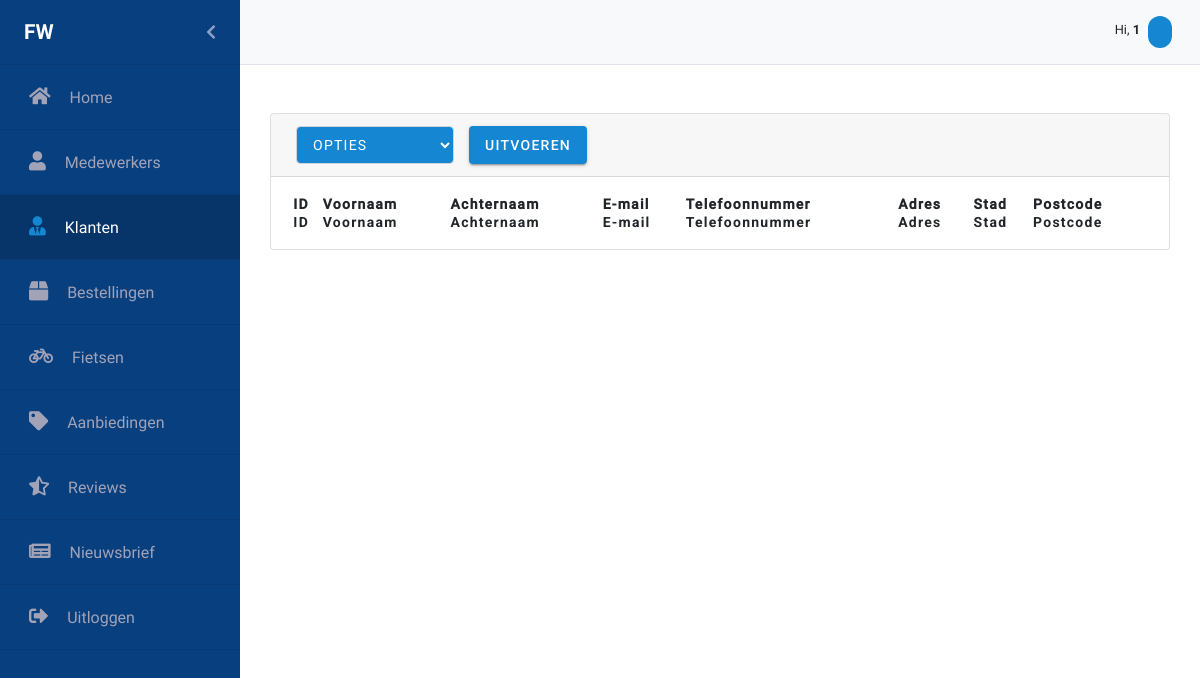
The page /Klanten.php on the database as committed earlier.
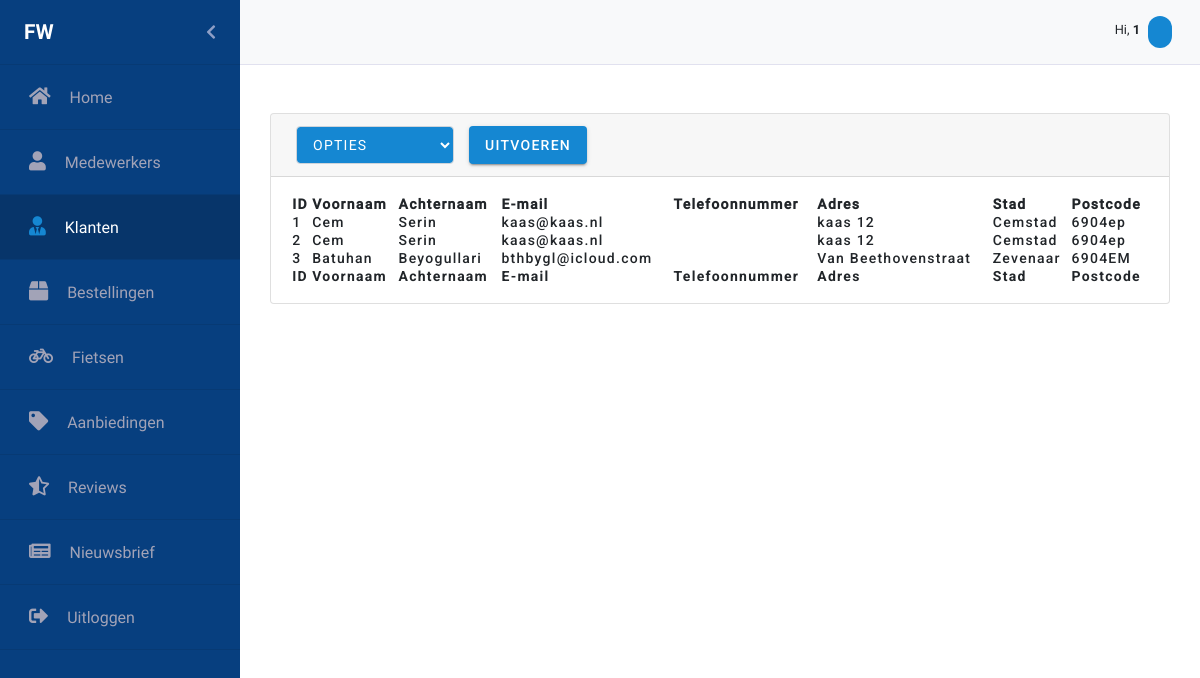
The same page on the database as committed later.
### tables this page shows
CREATE TABLE `customers` (
  `id` int(11) NOT NULL,
  `username` varchar(50) NOT NULL,
  `first_name` varchar(30) NOT NULL,
  `last_name` varchar(30) NOT NULL,
  `adress` varchar(60) NOT NULL,
  `house_number` varchar(4) NOT NULL,
  `city` varchar(45) NOT NULL,
  `zip_code` varchar(6) NOT NULL,
  `email` varchar(60) NOT NULL,
  `email_verified` tinyint(1) NOT NULL,
  `phone` varchar(11) NOT NULL,
  `password` varchar(255) NOT NULL,
  `register_date` datetime NOT NULL DEFAULT CURRENT_TIMESTAMP,
  `remember_me` varchar(80) NOT NULL,
  `last_login` datetime NOT NULL
);

### Klanten.php (the view, shortened to what this page needs)
<?php
require_once("Controllers/dbconnect.php");
$records = $con->query("SELECT * FROM customers");
?>
<html lang="en">
<head>
    <link rel="stylesheet" href="https://stackpath.bootstrapcdn.com/bootstrap/4.3.1/css/bootstrap.min.css"
>
    <link rel="stylesheet" href="https://use.fontawesome.com/releases/v5.8.2/css/all.css"
          type='text/css' media='all'>
    <link href="css/Material/material-components-web.min.css" rel="stylesheet">
    <link rel="stylesheet" href="scss/backend.css">
    <link rel="stylesheet" type="text/css" href="css/Datatable/select.dataTables.min.css">
    <link rel="stylesheet" type="text/css" href="css/Datatable/datatables.min.css"/>
    <link rel="stylesheet" type="text/css" href="css/Animate/animate.css">
</head>
<body>
<div id="wrapper" class="toggled">
    <div id="sidebar-wrapper" class="sidebarAnimation">
        <ul class="sidebarUl">
            <div class="sidebarProfilePicture pl-4 pr-4" id="sidebarProfilePicture">
                <span class="logo sidebarUsername">FW</span>
                <a href="#menu-toggle" id="menu-toggle" class="aSidebarChevron float-right">
                    <i class="fas fa-chevron-left" id="chevron"></i>
                </a>
            </div>
            <li class="sidebarLi">
                <a class="accordion-toggle collapsed toggle-switch" href="index.php">
                    <div class="sidebarData">
                        <span class="sidebar-icon"><i class="fas fa-home iconwidth"></i></span>
                        <span class="pr-15"></span>
                        <span class="sidebar-title">Home</span>
                    </div>
                </a>
            </li>
            <li class="sidebarLi">
                <a class="accordion-toggle collapsed toggle-switch" href="medewerkers.php">
                    <div class="sidebarData">
                        <span class="sidebar-icon"><i class="fas fa-user iconwidth"></i></span>
                        <span class="pr-15"></span>
                        <span class="sidebar-title">Medewerkers</span>
                    </div>
                </a>
            </li>
            <li class="sidebarLi active">
                <a class="accordion-toggle collapsed toggle-switch" href="#">
                    <div class="sidebarData">
                        <span class="sidebar-icon"><i class="fas fa-user-tie iconwidth"></i></span>
                        <span class="pr-15"></span>
                        <span class="sidebar-title">Klanten</span>
                    </div>
                </a>
            </li>
            <li class="sidebarLi" id="bestellingen" data-toggle="collapse" href="#submenu-2">
                <a class="accordion-toggle collapsed toggle-switch" data-toggle="collapse" href="#submenu-2">
                    <div class="sidebarData">
                        <span class="sidebar-icon"><i class="fa fa-box iconwidth"></i></span>
                        <span class="pr-15"></span>
                        <span class="sidebar-title">Bestellingen</span>
                    </div>
                </a>
            </li>
            <li class="sidebarLi">
                <a class="accordion-toggle collapsed toggle-switch" href="fietsen.php">
                    <div class="sidebarData">
                        <span class="sidebar-icon"><i class="fa fa-bicycle iconwidth"></i></span>
                        <span class="pr-15"></span>
                        <span class="sidebar-title">Fietsen</span>
                    </div>
                </a>
            </li>
            <li class="sidebarLi">
                <a class="accordion-toggle collapsed toggle-switch" href="aanbiedingen.php">
                    <div class="sidebarData">
                        <span class="sidebar-icon"><i class="fas fa-tag iconwidth"></i></span>
                        <span class="pr-15"></span>
                        <span class="sidebar-title">Aanbiedingen</span>
                    </div>
                </a>
            </li>
            <li class="sidebarLi">
                <a class="accordion-toggle collapsed toggle-switch" href="reviews.php">
                    <div class="sidebarData">
                        <span class="sidebar-icon"><i class="fas fa-star-half-alt iconwidth"></i></span>
                        <span class="pr-15"></span>
                        <span class="sidebar-title">Reviews</span>
                    </div>
                </a>
            </li>
            <li class="sidebarLi">
                <a class="accordion-toggle collapsed toggle-switch" href="nieuwsbrief.php">
                    <div class="sidebarData">
                        <span class="sidebar-icon"><i class="fas fa-newspaper iconwidth"></i></span>
                        <span class="pr-15"></span>
                        <span class="sidebar-title">Nieuwsbrief</span>
                    </div>
                </a>
            </li>
            <li class="sidebarLi">
                <a class="accordion-toggle collapsed toggle-switch" href="#">
                    <div class="sidebarData">
                        <span class="sidebar-icon"><i class="fas fa-sign-out-alt iconwidth"></i></span>
                        <span class="pr-15"></span>
                        <span class="sidebar-title">Uitloggen</span>
                    </div>
                </a>
            </li>
        </ul>
    </div>
    <nav class="navbar navbar-light bg-light mr-auto nav" id="nav">
        <div class="mdc-chip-set pl-2 pr-2">
            <div class="hiUser pr-1 pt-2">
                <span class="hiNav">Hi,  <span class="bRoboto" id="usernameNav"><?php echo print_r($_SESSION["first_name"]);?></span></span>
            </div>
            <div class="mdc-chip" tabindex="0">
            </div>
        </div>
    </nav>
    <div class="row gebruikers">
        <div class="card text-black mb-5 mt-5">
            <div class="card-header" id="card-header">
                <div class="selectDatatable mdc-button__label">
                    <select class="form-control">
                        <option value="" disabled selected id="opties">Opties</option>
                    </select>
                </div>
                <button class="foo-button mdc-button mdc-button--raised mdc-ripple-upgraded uitvoeren" id="uitvoeren">
                    <span class="mdc-button__label">Uitvoeren</span>
                </button>
            </div>
            <div id="datatable-card" class="card-body-table">
                <table id="klanten" class="table-card" style="width:100%">
                    <thead>
                    <tr>
                        <th></th>
                        <th>ID</th>
                        <th>Voornaam</th>
                        <th>Achternaam</th>
                        <th>E-mail</th>
                        <th>Telefoonnummer</th>
                        <th>Adres</th>
                        <th>Stad</th>
                        <th>Postcode</th>
                    </tr>
                    </thead>
                    <tbody>
                    <?php
                    while ($row = mysqli_fetch_array($records)) {
                        ?>
                        <tr>
                            <td></td>
                            <td><?php echo $row['id'] ?></td>
                            <td><?php echo $row['first_name'] ?></td>
                            <td><?php echo $row['last_name'] ?></td>
                            <td><?php echo $row['email'] ?></td>
                            <td><?php echo $row['phone'] ?></td>
                            <td><?php echo $row['adress'] ?></td>
                            <td><?php echo $row['city'] ?></td>
                            <td><?php echo $row['zip_code'] ?></td>
                        </tr>
                        <?php
                    }
                    ?>
                    </tbody>
                    <tfoot>
                    <tr>
                        <th></th>
                        <th>ID</th>
                        <th>Voornaam</th>
                        <th>Achternaam</th>
                        <th>E-mail</th>
                        <th>Telefoonnummer</th>
                        <th>Adres</th>
                        <th>Stad</th>
                        <th>Postcode</th>
                    </tr>
                    </tfoot>
                </table>
            </div>
        </div>
    </div>
</body>
</html>

### scss/backend.css (style rules this page uses)
#sidebar-wrapper { background: #073f7f !important; float: left; overflow: hidden; min-height: 100vh; width: 240px; }
a { text-decoration: none !important; }
.sidebarUl { padding: 0px; overflow: hidden; height: 100% !important; display: inline; }
.sidebarLi { height: 65px; line-height: 65px; font-size: 1rem; border-bottom: 1px solid #073A74; }
.active { background: #073A74; }
.active .sidebarData { color: #fff; }
.active .sidebar-icon { color: #1587d2; }
.iconwidth { font-size: 1.2rem !important; }
.iconwidth::before { width: 24px !important; }
.sidebarData { color: #a2a3b7; position: relative; left: 29px; }
.active { background: #07356A !important; color: #fff; }
.sidebarUsername { font-family: Roboto-Bold; margin: 0; }
.aSidebarChevron { color: #c3c5e2b8; }
i#chevron { line-height: 65px; }
.sidebarProfilePicture { height: 65px; line-height: 65px; font-size: 1rem; border-bottom: 1px solid #073A74; color: #fff; }
#wrapper { padding-left: 0; -webkit-transition: all 0.5s ease; -moz-transition: all 0.5s ease; -o-transition: all 0.5s ease; transition: all 0.5s ease; }
.sidebarAnimation { -webkit-transition: all 0.4s ease; -moz-transition: all 0.4s ease; -o-transition: all 0.4s ease; transition: all 0.4s ease; }
.pr-15 { padding-right: 15px !important; }
.logo { font-family: Roboto-Bold; text-transform: uppercase; font-size: 1.3rem; }
.nav { height: 65px; border-bottom: 1px solid #e1e1ef; }
.hiNav { font-size: 0.8rem; }
.mdc-chip { background: #1587d2; }
.card-body-table { padding: 18px; }
.card.text-black.mb-5.mt-5 { margin-right: 30px; margin-left: 30px; width: 100%; }
thead { font-family: Roboto-Medium; }
.selectDatatable { float: left; margin-right: 20px; }
.gebruikers { margin: 0; }
select { height: 38px !important; margin-left: 5px; transition: border-color 0.15s ease-in-out, box-shadow 0.15s ease-in-out; background-color: #1587d2; color: #fff !important; font-family: Roboto, sans-serif; -moz-osx-font-smoothing: grayscale; -webkit-font-smoothing: antialiased; font-size: 0.875rem !important; line-height: inherit; font-weight: 500; letter-spacing: 0.0892857143em; text-decoration: none; text-transform: uppercase; padding: 0 8px 0 8px; display: inline-flex; position: relative; align-items: center; justify-content: center; box-sizing: border-box; min-width: 64px; border: none; outline: none; -webkit-user-select: none; -moz-user-select: none; -ms-user-select: none; user-select: none; overflow: hidden; vertical-align: middle; border-radius: 4px; }
.form-control { background-color: #1587d2; }
.uitvoeren { height: 38px; background-color: #1587d2 !important; }
.table-card { letter-spacing: 0.0892857143em !important; font-weight: 500 !important; font-size: 0.875rem !important; font-family: Roboto, sans-serif !important; border: none !important; outline: none !important; }
body, html { font-family: Roboto-Regular; overflow-x: hidden; height: 100%; }
.bRoboto { Font-family: Roboto-Bold !important; }
:root { --mdc-theme-primary: #073f7f; --mdc-theme-secondary: #018786; --mdc-theme-background: #fff; --mdc-theme-surface: #fff; --mdc-theme-error: #b00020; --mdc-theme-on-primary: #fff; --mdc-theme-on-secondary: #fff; --mdc-theme-on-surface: #000; --mdc-theme-on-error: #fff; --mdc-theme-text-primary-on-background: rgba(0, 0, 0, 0.87); --mdc-theme-text-secondary-on-background: rgba(0, 0, 0, 0.54); --mdc-theme-text-hint-on-background: rgba(0, 0, 0, 0.38); --mdc-theme-text-disabled-on-background: rgba(0, 0, 0, 0.38); --mdc-theme-text-icon-on-background: rgba(0, 0, 0, 0.38); --mdc-theme-text-primary-on-light: rgba(0, 0, 0, 0.87); --mdc-theme-text-secondary-on-light: rgba(0, 0, 0, 0.54); --mdc-theme-text-hint-on-light: rgba(0, 0, 0, 0.38); --mdc-theme-text-disabled-on-light: rgba(0, 0, 0, 0.38); --mdc-theme-text-icon-on-light: rgba(0, 0, 0, 0.38); --mdc-theme-text-primary-on-dark: white; --mdc-theme-text-secondary-on-dark: rgba(255, 255, 255, 0.7); --mdc-theme-text-hint-on-dark: rgba(255, 255, 255, 0.5); --mdc-theme-text-disabled-on-dark: rgba(255, 255, 255, 0.5); --mdc-theme-text-icon-on-dark: rgba(255, 255, 255, 0.5); }
#wrapper { height: 100% !important; }

Rows that differ between the two databases and show on the page:
added customers: id "1", first_name "Cem", last_name "Serin", email "kaas@kaas.nl", adress "kaas 12", city "Cemstad", zip_code "6904ep"
added customers: id "2", first_name "Cem", last_name "Serin", email "kaas@kaas.nl", adress "kaas 12", city "Cemstad", zip_code "6904ep"
added customers: id "3", first_name "Batuhan", last_name "Beyogullari", email "bthbygl@icloud.com", adress "Van Beethovenstraat", city "Zevenaar", zip_code "6904EM"
